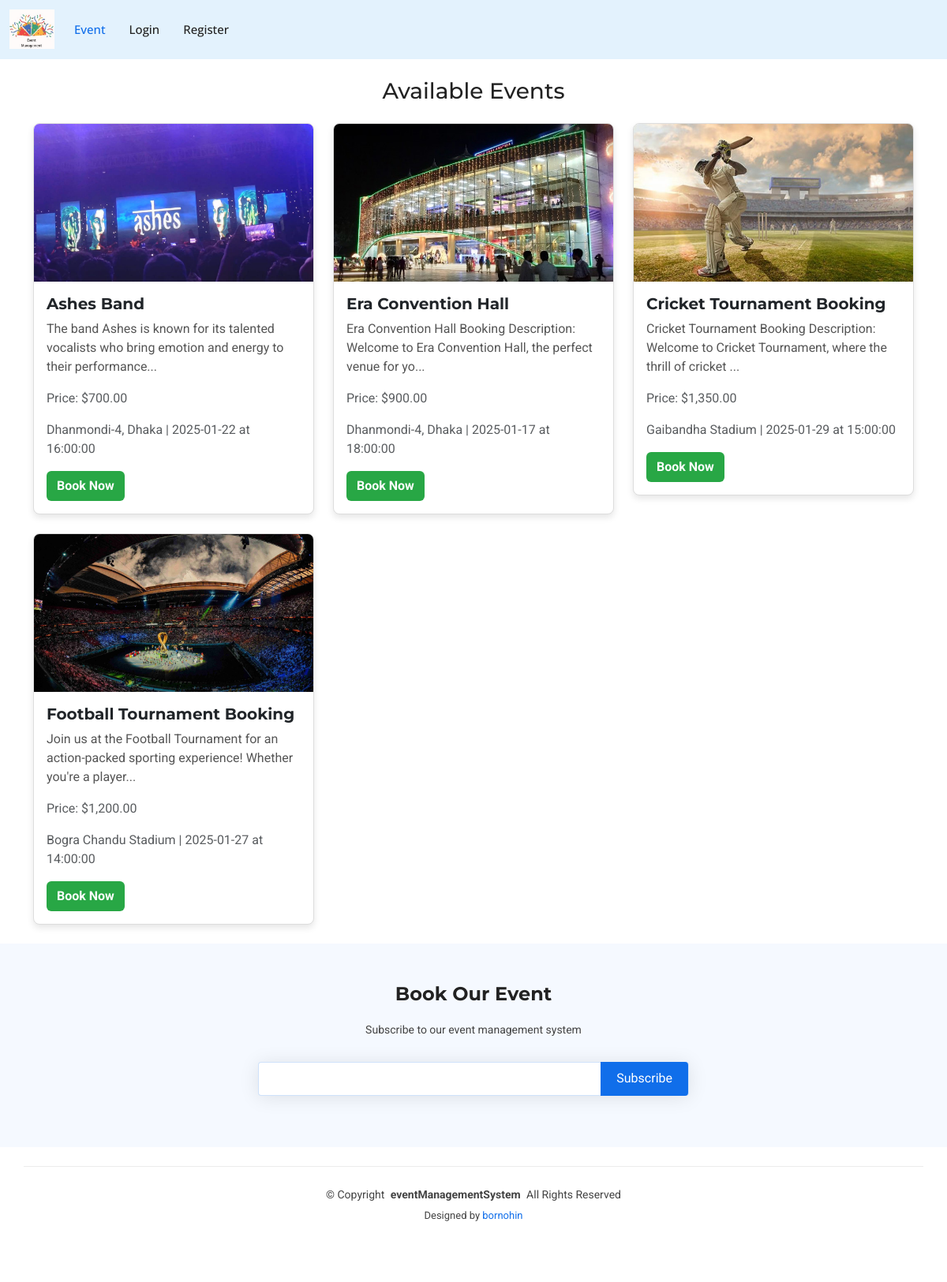
/booking.php, run on an earlier commit of the app's database.
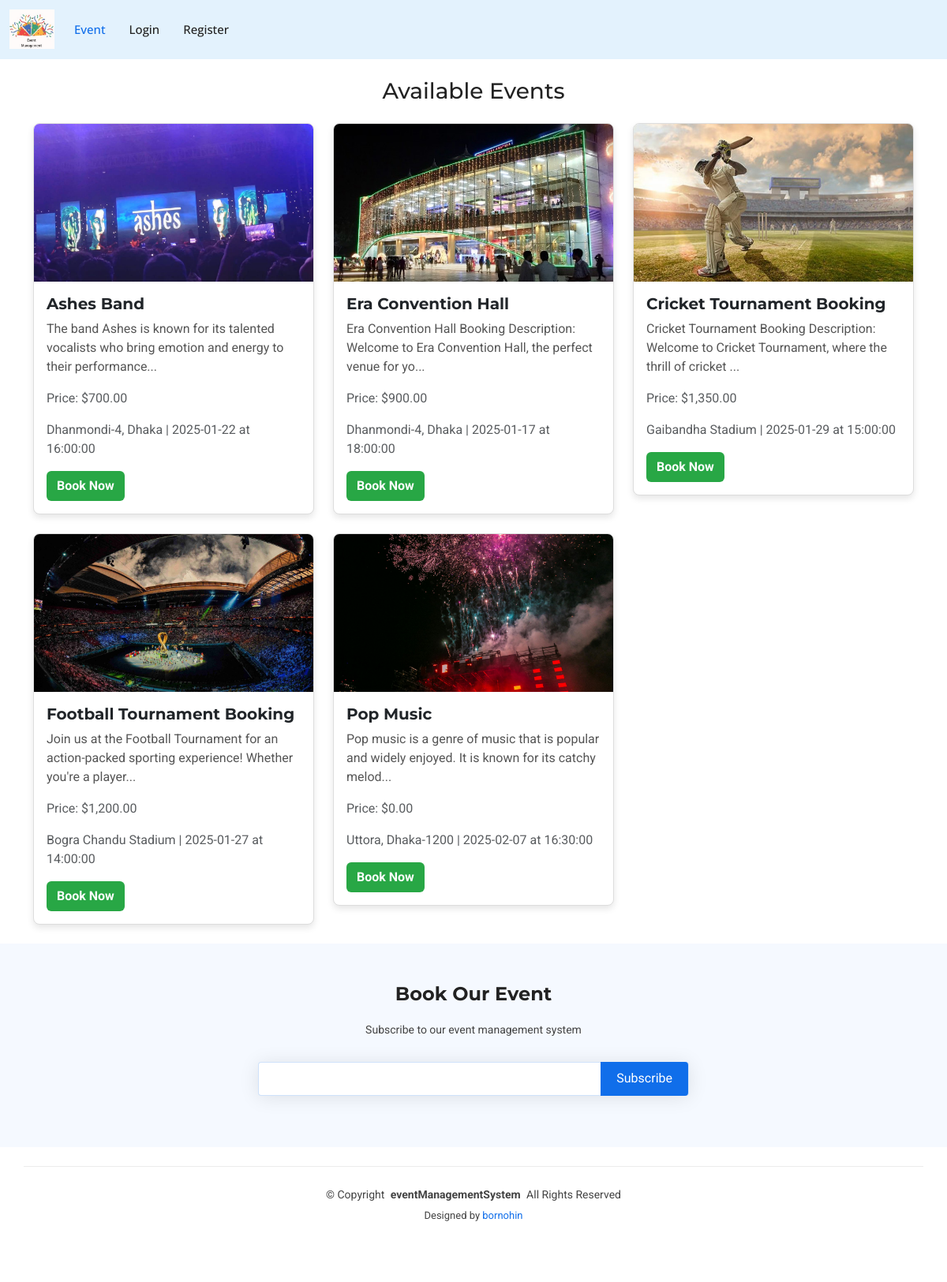
And on a later commit of the database.
### tables this page shows
CREATE TABLE `events` (
  `id` int(11) NOT NULL,
  `event_title` varchar(255) NOT NULL,
  `event_date` date NOT NULL,
  `event_time` time NOT NULL,
  `event_location` varchar(255) NOT NULL,
  `event_description` text NOT NULL,
  `price` decimal(10,2) NOT NULL,
  `event_image` varchar(255) NOT NULL,
  `created_at` timestamp NOT NULL DEFAULT current_timestamp()
);

### booking.php (the view, shortened to what this page needs)
<?php
include('connect.php');
include('header.php');
$sql = "SELECT id, event_title, event_date, event_time, event_location, event_description, price, event_image FROM events WHERE 1";
$result = mysqli_query($conn, $sql);
?>
<!DOCTYPE html>
<html lang="en">
<head>
</head>
<body>
    <div class="container mt-4">
        <h3 class="text-center mb-4">Available Events</h3>
        <div class="row">
            <?php
            if (mysqli_num_rows($result) > 0) {
                while ($row = mysqli_fetch_assoc($result)) {
                    $event_image = 'admin/uploads/' . $row['event_image'];
            ?>
                    <div class="col-md-4 mb-4">
                        <div class="card event-card">
                            <img src="<?php echo $event_image; ?>" alt="Event Image">
                            <div class="card-body">
                                <h5 class="card-title"><?php echo $row['event_title']; ?></h5>
                                <p class="card-text"><?php echo substr($row['event_description'], 0, 100) . '...'; ?></p>
                                <p class="text-muted">Price: $<?php echo number_format($row['price'], 2); ?></p>
                                <p class="text-muted"><?php echo $row['event_location']; ?> | <?php echo $row['event_date']; ?> at <?php echo $row['event_time']; ?></p>
                                <a href="book-event.php?id=<?php echo $row['id']; ?>" class="btn btn-book">Book Now</a>
                            </div>
                        </div>
                    </div>
            <?php
                }
            } else {
                echo "<div class='col-12 text-center'><p>No events found</p></div>";
            }
            ?>
        </div>
    </div>
    <?php include('footer.php'); ?>
</body>
</html>

### header.php (shortened to what this page needs)
<link href="assets/vendor/bootstrap/css/bootstrap.min.css" rel="stylesheet">
<link href="assets/vendor/bootstrap-icons/bootstrap-icons.css" rel="stylesheet">
<link href="assets/vendor/aos/aos.css" rel="stylesheet">
<link href="assets/vendor/glightbox/css/glightbox.min.css" rel="stylesheet">
<link href="assets/vendor/swiper/swiper-bundle.min.css" rel="stylesheet">
<link href="assets/css/main.css" rel="stylesheet">
<nav class="navbar navbar-light" style="background-color: #e3f2fd;">
    <div class="branding d-flex align-items-center">
        <div class="container position-relative d-flex align-items-center justify-content-between">
            <a href="main.php" class="logo d-flex align-items-center">
                <img src="assets/img/logo.png" alt="Logo" style="max-height: 50px; margin-right: 10px;">
            </a>
            <nav id="navmenu" class="navmenu">
                <ul>
                    <li><a href="main.php" class="active">Event</a></li>
                    <?php
                    if (isset($_SESSION['uid'])) {
                        $type = $_SESSION['type'];
                        if ($type == 1) {
                            echo '
                                <li><a href="package.php">Package</a></li>
                                <li><a href="logout.php">Logout</a></li>
                            ';
                        } elseif ($type == 2) {
                            echo '
                                <li><a href="package.php">Package</a></li>
                                <li><a href="booking.php">Booking</a></li>
                                <li><a href="usar-booking-list.php">Booking Status</a></li>
                                <li><a href="logout.php">Logout</a></li>
                            ';
                        }
                    } else {
                        echo '
                            <li><a href="login.php">Login</a></li>
                            <li><a href="register.php">Register</a></li>
                        ';
                    }
                    ?>
                </ul>
            </nav>
        </div>
    </div>
</nav>

### footer.php (shortened to what this page needs)
<footer id="footer" class="footer">
  <div class="footer-newsletter">
    <div class="container">
      <div class="row justify-content-center text-center">
        <div class="col-lg-6">
          <h4>Book Our Event</h4>
          <p>Subscribe to our event management system</p>
          <form action="forms/newsletter.php" method="post" class="php-email-form">
            <div class="newsletter-form"><input type="email" name="email"><input type="submit" value="Subscribe"></div>
          </form>
        </div>
      </div>
    </div>
  </div>
  <div class="container copyright text-center mt-4">
    <p>© <span>Copyright</span> <strong class="px-1 sitename">eventManagementSystem</strong> <span>All Rights Reserved</span></p>
    <div class="credits">
      Designed by <a href="#">bornohin</a>
    </div>
  </div>
</footer>

### assets/css/main.css (style rules this page uses)
:root { --default-font: "Roboto", system-ui, -apple-system, "Segoe UI", Roboto, "Helvetica Neue", Arial, "Noto Sans", "Liberation Sans", sans-serif, "Apple Color Emoji", "Segoe UI Emoji", "Segoe UI Symbol", "Noto Color Emoji"; --heading-font: "Montserrat", sans-serif; --nav-font: "Open Sans", sans-serif; }
:root { --background-color: #ffffff; --default-color: #444444; --heading-color: #222222; --accent-color: #106eea; --surface-color: #ffffff; --contrast-color: #ffffff; }
:root { --nav-color: #222222; --nav-hover-color: #106eea; --nav-mobile-background-color: #ffffff; --nav-dropdown-background-color: #ffffff; --nav-dropdown-color: #222222; --nav-dropdown-hover-color: #106eea; }
:root { scroll-behavior: smooth; }
body { color: var(--default-color); background-color: var(--background-color); font-family: var(--default-font); }
a { color: var(--accent-color); text-decoration: none; transition: 0.3s; }
h1, h2, h3, h4, h5, h6 { color: var(--heading-color); font-family: var(--heading-font); }
@media (min-width: 1200px) { .navmenu { padding: 0; } }
@media (min-width: 1200px) { .navmenu ul { margin: 0; padding: 0; display: flex; list-style: none; align-items: center; } }
@media (min-width: 1200px) { .navmenu li { position: relative; } }
@media (min-width: 1200px) { .navmenu a, .navmenu a:focus { color: var(--nav-color); padding: 18px 15px; font-size: 15px; font-family: var(--nav-font); font-weight: 500; display: flex; align-items: center; justify-content: space-between; white-space: nowrap; transition: 0.3s; } }
@media (min-width: 1200px) { .navmenu li:last-child a { padding-right: 0; } }
@media (min-width: 1200px) { .navmenu li:hover>a, .navmenu .active, .navmenu .active:focus { color: var(--nav-hover-color); } }
.footer { color: var(--default-color); background-color: var(--background-color); font-size: 14px; padding-bottom: 50px; position: relative; }
.footer .footer-newsletter { background-color: color-mix(in srgb, var(--accent-color), transparent 96%); padding: 50px 0; }
.footer .footer-newsletter h4 { font-size: 24px; }
.footer .footer-newsletter .newsletter-form { margin-top: 30px; margin-bottom: 15px; padding: 6px 8px; position: relative; background-color: var(--surface-color); border: 1px solid color-mix(in srgb, var(--accent-color), transparent 80%); box-shadow: 0px 2px 25px rgba(0, 0, 0, 0.1); display: flex; transition: 0.3s; border-radius: 4px; }
.footer .footer-newsletter .newsletter-form input[type=email] { border: 0; padding: 4px; width: 100%; background-color: var(--surface-color); color: var(--default-color); }
.footer .footer-newsletter .newsletter-form input[type=submit] { border: 0; font-size: 16px; padding: 0 20px; margin: -7px -8px -7px 0; background: var(--accent-color); color: var(--contrast-color); transition: 0.3s; border-radius: 0 4px 4px 0; }
.footer h4 { font-size: 16px; font-weight: bold; position: relative; padding-bottom: 12px; }
.footer .copyright { padding-top: 25px; padding-bottom: 25px; border-top: 1px solid color-mix(in srgb, var(--default-color), transparent 90%); }
.footer .copyright p { margin-bottom: 0; }
.footer .credits { margin-top: 6px; font-size: 13px; }

### booking.php (style rules this page uses)
.event-card { border: 1px solid #ddd; border-radius: 8px; box-shadow: 0 4px 8px rgba(0, 0, 0, 0.1); overflow: hidden; }
.event-card img { width: 100%; height: 200px; object-fit: cover; }
.event-card .card-body { padding: 16px; }
.event-card .card-title { font-size: 1.25rem; font-weight: bold; }
.event-card .card-text { color: #555; }
.event-card .btn-book { background-color: #28a745; color: white; font-weight: bold; }

What changed in the data, as far as the page shows it:
added events: event_image (picture), event_title "Pop Music", event_description "Pop music is a genre of music that is popular and widely enjoyed. It is known for its catchy melod", price "0.00", event_location "Uttora, Dhaka-1200", event_date "2025-02-07", event_time "16:30:00"
